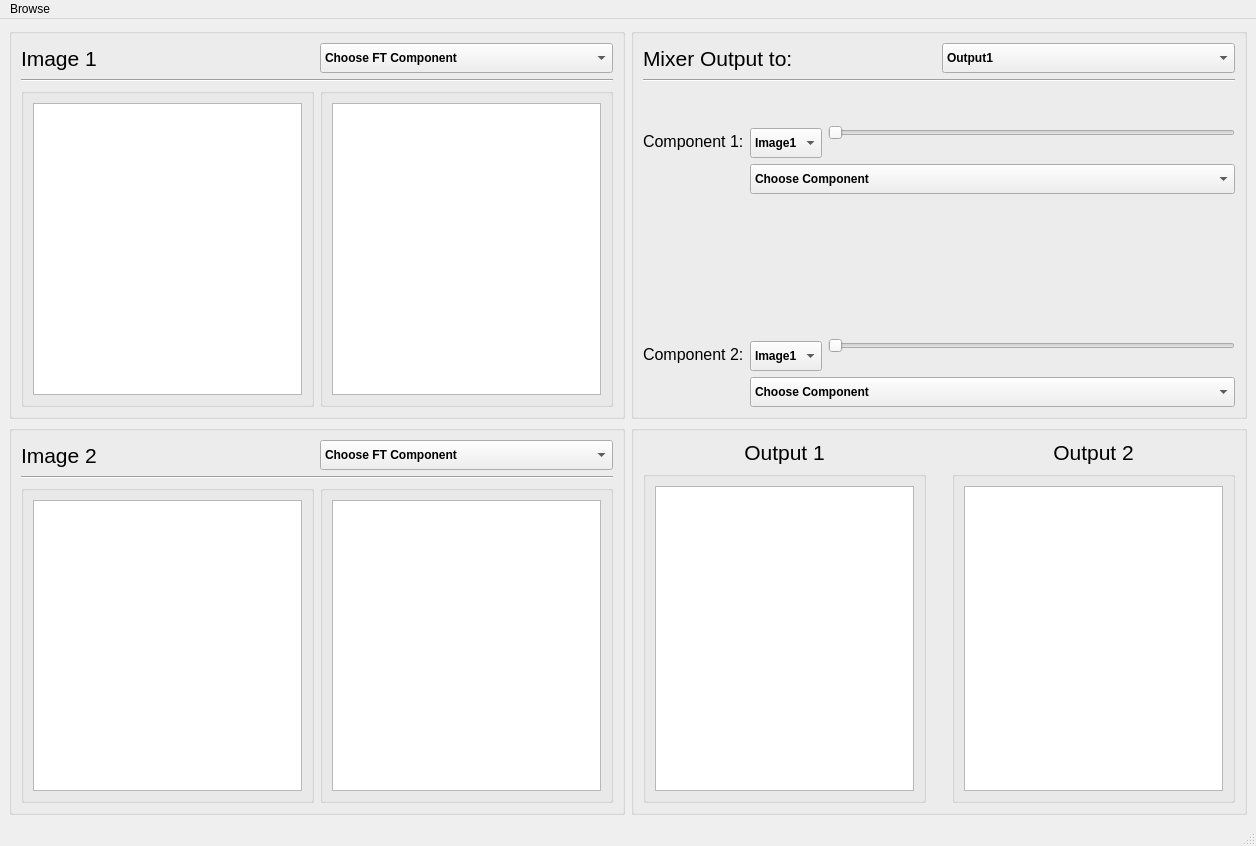
<?xml version="1.0" encoding="UTF-8"?>
<ui version="4.0">
 <class>MainWindow</class>
 <widget class="QMainWindow" name="MainWindow">
  <property name="geometry">
   <rect>
    <x>0</x>
    <y>0</y>
    <width>1256</width>
    <height>846</height>
   </rect>
  </property>
  <property name="minimumSize">
   <size>
    <width>1000</width>
    <height>800</height>
   </size>
  </property>
  <property name="windowTitle">
   <string>Image Mixer</string>
  </property>
  <widget class="QWidget" name="centralwidget">
   <layout class="QGridLayout" name="gridLayout_40">
    <item row="0" column="0">
     <layout class="QGridLayout" name="gridLayout_39">
      <item row="0" column="1">
       <layout class="QGridLayout" name="gridLayout_9">
        <item row="0" column="0">
         <widget class="QGroupBox" name="groupBox_7">
          <property name="styleSheet">
           <string notr="true">border-color: rgb(0, 0, 0);</string>
          </property>
          <property name="title">
           <string/>
          </property>
          <layout class="QGridLayout" name="gridLayout_20">
           <item row="2" column="0">
            <layout class="QGridLayout" name="gridLayout_22">
             <item row="0" column="0">
              <layout class="QGridLayout" name="gridLayout_23">
               <item row="0" column="0">
                <spacer name="verticalSpacer">
                 <property name="orientation">
                  <enum>Qt::Vertical</enum>
                 </property>
                 <property name="sizeType">
                  <enum>QSizePolicy::MinimumExpanding</enum>
                 </property>
                 <property name="sizeHint" stdset="0">
                  <size>
                   <width>20</width>
                   <height>13</height>
                  </size>
                 </property>
                </spacer>
               </item>
               <item row="2" column="0">
                <spacer name="verticalSpacer_13">
                 <property name="orientation">
                  <enum>Qt::Vertical</enum>
                 </property>
                 <property name="sizeHint" stdset="0">
                  <size>
                   <width>20</width>
                   <height>40</height>
                  </size>
                 </property>
                </spacer>
               </item>
               <item row="1" column="0">
                <widget class="QLabel" name="label_14">
                 <property name="font">
                  <font>
                   <pointsize>12</pointsize>
                  </font>
                 </property>
                 <property name="text">
                  <string>Component 1:</string>
                 </property>
                </widget>
               </item>
              </layout>
             </item>
             <item row="0" column="1">
              <layout class="QGridLayout" name="gridLayout_32">
               <item row="0" column="0">
                <layout class="QGridLayout" name="gridLayout_33">
                 <item row="0" column="0">
                  <layout class="QGridLayout" name="gridLayout_34">
                   <item row="0" column="0">
                    <spacer name="verticalSpacer_2">
                     <property name="orientation">
                      <enum>Qt::Vertical</enum>
                     </property>
                     <property name="sizeHint" stdset="0">
                      <size>
                       <width>20</width>
                       <height>40</height>
                      </size>
                     </property>
                    </spacer>
                   </item>
                   <item row="1" column="0">
                    <widget class="QComboBox" name="comboBox_4">
                     <property name="enabled">
                      <bool>true</bool>
                     </property>
                     <property name="minimumSize">
                      <size>
                       <width>0</width>
                       <height>30</height>
                      </size>
                     </property>
                     <property name="font">
                      <font>
                       <weight>75</weight>
                       <bold>true</bold>
                      </font>
                     </property>
                     <property name="acceptDrops">
                      <bool>false</bool>
                     </property>
                     <property name="iconSize">
                      <size>
                       <width>20</width>
                       <height>20</height>
                      </size>
                     </property>
                     <item>
                      <property name="text">
                       <string>Image1</string>
                      </property>
                     </item>
                     <item>
                      <property name="text">
                       <string>Image2</string>
                      </property>
                     </item>
                    </widget>
                   </item>
                  </layout>
                 </item>
                 <item row="0" column="1">
                  <layout class="QGridLayout" name="gridLayout_35">
                   <item row="0" column="0">
                    <layout class="QGridLayout" name="gridLayout_36">
                     <item row="0" column="0">
                      <layout class="QGridLayout" name="gridLayout_37">
                       <item row="0" column="0">
                        <spacer name="horizontalSpacer_7">
                         <property name="orientation">
                          <enum>Qt::Horizontal</enum>
                         </property>
                         <property name="sizeHint" stdset="0">
                          <size>
                           <width>40</width>
                           <height>20</height>
                          </size>
                         </property>
                        </spacer>
                       </item>
                      </layout>
                     </item>
                     <item row="2" column="0">
                      <widget class="QSlider" name="slider">
                       <property name="orientation">
                        <enum>Qt::Horizontal</enum>
                       </property>
                      </widget>
                     </item>
                    </layout>
                   </item>
                  </layout>
                 </item>
                </layout>
               </item>
               <item row="1" column="0">
                <widget class="QComboBox" name="comboBox_6">
                 <property name="enabled">
                  <bool>true</bool>
                 </property>
                 <property name="minimumSize">
                  <size>
                   <width>0</width>
                   <height>30</height>
                  </size>
                 </property>
                 <property name="font">
                  <font>
                   <weight>75</weight>
                   <bold>true</bold>
                  </font>
                 </property>
                 <property name="acceptDrops">
                  <bool>false</bool>
                 </property>
                 <property name="iconSize">
                  <size>
                   <width>20</width>
                   <height>20</height>
                  </size>
                 </property>
                 <item>
                  <property name="text">
                   <string>Choose Component</string>
                  </property>
                 </item>
                 <item>
                  <property name="text">
                   <string>Magnitude</string>
                  </property>
                 </item>
                 <item>
                  <property name="text">
                   <string>Phase</string>
                  </property>
                 </item>
                 <item>
                  <property name="text">
                   <string>Real</string>
                  </property>
                 </item>
                 <item>
                  <property name="text">
                   <string>Imaginary</string>
                  </property>
                 </item>
                 <item>
                  <property name="text">
                   <string>Uniform Magnitude</string>
                  </property>
                 </item>
                 <item>
                  <property name="text">
                   <string>Uniform Phase</string>
                  </property>
                 </item>
                </widget>
               </item>
              </layout>
             </item>
            </layout>
           </item>
           <item row="1" column="0">
            <widget class="Line" name="line_3">
             <property name="orientation">
              <enum>Qt::Horizontal</enum>
             </property>
            </widget>
           </item>
           <item row="4" column="0">
            <layout class="QGridLayout" name="gridLayout_24">
             <item row="0" column="0">
              <layout class="QGridLayout" name="gridLayout_25">
               <item row="0" column="0">
                <spacer name="verticalSpacer_3">
                 <property name="orientation">
                  <enum>Qt::Vertical</enum>
                 </property>
                 <property name="sizeType">
                  <enum>QSizePolicy::MinimumExpanding</enum>
                 </property>
                 <property name="sizeHint" stdset="0">
                  <size>
                   <width>20</width>
                   <height>13</height>
                  </size>
                 </property>
                </spacer>
               </item>
               <item row="2" column="0">
                <spacer name="verticalSpacer_14">
                 <property name="orientation">
                  <enum>Qt::Vertical</enum>
                 </property>
                 <property name="sizeHint" stdset="0">
                  <size>
                   <width>20</width>
                   <height>40</height>
                  </size>
                 </property>
                </spacer>
               </item>
               <item row="1" column="0">
                <widget class="QLabel" name="label_15">
                 <property name="font">
                  <font>
                   <pointsize>12</pointsize>
                  </font>
                 </property>
                 <property name="text">
                  <string>Component 2:</string>
                 </property>
                </widget>
               </item>
              </layout>
             </item>
             <item row="0" column="1">
              <layout class="QGridLayout" name="gridLayout_26">
               <item row="0" column="0">
                <layout class="QGridLayout" name="gridLayout_27">
                 <item row="0" column="0">
                  <layout class="QGridLayout" name="gridLayout_28">
                   <item row="1" column="0">
                    <widget class="QComboBox" name="comboBox_5">
                     <property name="enabled">
                      <bool>true</bool>
                     </property>
                     <property name="minimumSize">
                      <size>
                       <width>0</width>
                       <height>30</height>
                      </size>
                     </property>
                     <property name="font">
                      <font>
                       <weight>75</weight>
                       <bold>true</bold>
                      </font>
                     </property>
                     <property name="acceptDrops">
                      <bool>false</bool>
                     </property>
                     <property name="iconSize">
                      <size>
                       <width>20</width>
                       <height>20</height>
                      </size>
                     </property>
                     <item>
                      <property name="text">
                       <string>Image1</string>
                      </property>
                     </item>
                     <item>
                      <property name="text">
                       <string>Image2</string>
                      </property>
                     </item>
                    </widget>
                   </item>
                   <item row="0" column="0">
                    <spacer name="verticalSpacer_4">
                     <property name="orientation">
                      <enum>Qt::Vertical</enum>
                     </property>
                     <property name="sizeHint" stdset="0">
                      <size>
                       <width>20</width>
                       <height>40</height>
                      </size>
                     </property>
                    </spacer>
                   </item>
                  </layout>
                 </item>
                 <item row="0" column="1">
                  <layout class="QGridLayout" name="gridLayout_29">
                   <item row="0" column="0">
                    <layout class="QGridLayout" name="gridLayout_30">
                     <item row="1" column="0">
                      <widget class="QSlider" name="slider_2">
                       <property name="orientation">
                        <enum>Qt::Horizontal</enum>
                       </property>
                      </widget>
                     </item>
                     <item row="0" column="0">
                      <layout class="QGridLayout" name="gridLayout_31">
                       <item row="0" column="0">
                        <spacer name="horizontalSpacer_8">
                         <property name="orientation">
                          <enum>Qt::Horizontal</enum>
                         </property>
                         <property name="sizeHint" stdset="0">
                          <size>
                           <width>40</width>
                           <height>20</height>
                          </size>
                         </property>
                        </spacer>
                       </item>
                      </layout>
                     </item>
                    </layout>
                   </item>
                  </layout>
                 </item>
                </layout>
               </item>
               <item row="1" column="0">
                <widget class="QComboBox" name="comboBox_7">
                 <property name="enabled">
                  <bool>true</bool>
                 </property>
                 <property name="minimumSize">
                  <size>
                   <width>0</width>
                   <height>30</height>
                  </size>
                 </property>
                 <property name="font">
                  <font>
                   <weight>75</weight>
                   <bold>true</bold>
                  </font>
                 </property>
                 <property name="acceptDrops">
                  <bool>false</bool>
                 </property>
                 <property name="iconSize">
                  <size>
                   <width>20</width>
                   <height>20</height>
                  </size>
                 </property>
                 <item>
                  <property name="text">
                   <string>Choose Component</string>
                  </property>
                 </item>
                 <item>
                  <property name="text">
                   <string>Magnitude</string>
                  </property>
                 </item>
                 <item>
                  <property name="text">
                   <string>Phase</string>
                  </property>
                 </item>
                 <item>
                  <property name="text">
                   <string>Real</string>
                  </property>
                 </item>
                 <item>
                  <property name="text">
                   <string>Imaginary</string>
                  </property>
                 </item>
                 <item>
                  <property name="text">
                   <string>Uniform Magnitude</string>
                  </property>
                 </item>
                 <item>
                  <property name="text">
                   <string>Uniform Phase</string>
                  </property>
                 </item>
                </widget>
               </item>
              </layout>
             </item>
            </layout>
           </item>
           <item row="3" column="0">
            <spacer name="verticalSpacer_8">
             <property name="orientation">
              <enum>Qt::Vertical</enum>
             </property>
             <property name="sizeType">
              <enum>QSizePolicy::Expanding</enum>
             </property>
             <property name="sizeHint" stdset="0">
              <size>
               <width>20</width>
               <height>30</height>
              </size>
             </property>
            </spacer>
           </item>
           <item row="0" column="0">
            <layout class="QGridLayout" name="gridLayout_21">
             <item row="0" column="1">
              <widget class="QComboBox" name="comboBox_3">
               <property name="enabled">
                <bool>true</bool>
               </property>
               <property name="minimumSize">
                <size>
                 <width>30</width>
                 <height>30</height>
                </size>
               </property>
               <property name="font">
                <font>
                 <weight>75</weight>
                 <bold>true</bold>
                </font>
               </property>
               <property name="acceptDrops">
                <bool>false</bool>
               </property>
               <property name="iconSize">
                <size>
                 <width>20</width>
                 <height>20</height>
                </size>
               </property>
               <item>
                <property name="text">
                 <string>Output1</string>
                </property>
               </item>
               <item>
                <property name="text">
                 <string>Output2</string>
                </property>
               </item>
              </widget>
             </item>
             <item row="0" column="0">
              <widget class="QLabel" name="label_13">
               <property name="font">
                <font>
                 <pointsize>16</pointsize>
                </font>
               </property>
               <property name="text">
                <string>Mixer Output to:</string>
               </property>
              </widget>
             </item>
            </layout>
           </item>
          </layout>
         </widget>
        </item>
        <item row="1" column="0">
         <widget class="QGroupBox" name="groupBox_10">
          <property name="title">
           <string/>
          </property>
          <layout class="QGridLayout" name="gridLayout_11">
           <item row="0" column="0">
            <layout class="QGridLayout" name="gridLayout_12">
             <item row="0" column="0">
              <layout class="QGridLayout" name="gridLayout_13">
               <item row="0" column="0">
                <widget class="QLabel" name="label_6">
                 <property name="font">
                  <font>
                   <pointsize>16</pointsize>
                  </font>
                 </property>
                 <property name="frameShape">
                  <enum>QFrame::NoFrame</enum>
                 </property>
                 <property name="text">
                  <string>Output 1</string>
                 </property>
                 <property name="alignment">
                  <set>Qt::AlignCenter</set>
                 </property>
                </widget>
               </item>
               <item row="1" column="0">
                <widget class="QGroupBox" name="groupBox_8">
                 <property name="title">
                  <string/>
                 </property>
                 <layout class="QGridLayout" name="gridLayout_7">
                  <item row="0" column="0">
                   <layout class="QGridLayout" name="gridLayout_17">
                    <item row="0" column="0">
                     <widget class="ImageView" name="output_1">
                      <property name="sizePolicy">
                       <sizepolicy hsizetype="Expanding" vsizetype="Expanding">
                        <horstretch>0</horstretch>
                        <verstretch>0</verstretch>
                       </sizepolicy>
                      </property>
                      <property name="minimumSize">
                       <size>
                        <width>0</width>
                        <height>0</height>
                       </size>
                      </property>
                     </widget>
                    </item>
                   </layout>
                  </item>
                 </layout>
                </widget>
               </item>
              </layout>
             </item>
             <item row="0" column="2">
              <layout class="QGridLayout" name="gridLayout_15">
               <item row="0" column="0">
                <widget class="QLabel" name="label_7">
                 <property name="font">
                  <font>
                   <pointsize>16</pointsize>
                  </font>
                 </property>
                 <property name="frameShape">
                  <enum>QFrame::NoFrame</enum>
                 </property>
                 <property name="text">
                  <string>Output 2</string>
                 </property>
                 <property name="alignment">
                  <set>Qt::AlignCenter</set>
                 </property>
                </widget>
               </item>
               <item row="1" column="0">
                <widget class="QGroupBox" name="groupBox_9">
                 <property name="title">
                  <string/>
                 </property>
                 <layout class="QGridLayout" name="gridLayout_8">
                  <item row="0" column="0">
                   <layout class="QGridLayout" name="gridLayout_18">
                    <item row="0" column="0">
                     <widget class="ImageView" name="output_2">
                      <property name="sizePolicy">
                       <sizepolicy hsizetype="Expanding" vsizetype="Expanding">
                        <horstretch>0</horstretch>
                        <verstretch>0</verstretch>
                       </sizepolicy>
                      </property>
                      <property name="minimumSize">
                       <size>
                        <width>0</width>
                        <height>0</height>
                       </size>
                      </property>
                     </widget>
                    </item>
                   </layout>
                  </item>
                 </layout>
                </widget>
               </item>
              </layout>
             </item>
             <item row="0" column="1">
              <spacer name="verticalSpacer_7">
               <property name="orientation">
                <enum>Qt::Vertical</enum>
               </property>
               <property name="sizeHint" stdset="0">
                <size>
                 <width>20</width>
                 <height>40</height>
                </size>
               </property>
              </spacer>
             </item>
            </layout>
           </item>
          </layout>
         </widget>
        </item>
       </layout>
      </item>
      <item row="0" column="0">
       <layout class="QGridLayout" name="gridLayout_38">
        <item row="1" column="0">
         <widget class="QGroupBox" name="groupBox_4">
          <property name="font">
           <font>
            <weight>50</weight>
            <bold>false</bold>
           </font>
          </property>
          <property name="styleSheet">
           <string notr="true">border-color: rgb(0, 0, 0);</string>
          </property>
          <property name="title">
           <string/>
          </property>
          <property name="flat">
           <bool>false</bool>
          </property>
          <layout class="QGridLayout" name="gridLayout_4">
           <item row="0" column="0">
            <layout class="QGridLayout" name="gridLayout_19">
             <property name="sizeConstraint">
              <enum>QLayout::SetDefaultConstraint</enum>
             </property>
             <item row="0" column="0">
              <widget class="QLabel" name="label_2">
               <property name="font">
                <font>
                 <pointsize>16</pointsize>
                </font>
               </property>
               <property name="styleSheet">
                <string notr="true"/>
               </property>
               <property name="frameShape">
                <enum>QFrame::NoFrame</enum>
               </property>
               <property name="frameShadow">
                <enum>QFrame::Raised</enum>
               </property>
               <property name="text">
                <string>Image 2</string>
               </property>
              </widget>
             </item>
             <item row="0" column="1">
              <widget class="QComboBox" name="comboBox_2">
               <property name="enabled">
                <bool>true</bool>
               </property>
               <property name="minimumSize">
                <size>
                 <width>200</width>
                 <height>30</height>
                </size>
               </property>
               <property name="font">
                <font>
                 <weight>75</weight>
                 <bold>true</bold>
                </font>
               </property>
               <property name="acceptDrops">
                <bool>false</bool>
               </property>
               <property name="iconSize">
                <size>
                 <width>20</width>
                 <height>20</height>
                </size>
               </property>
               <item>
                <property name="text">
                 <string>Choose FT Component</string>
                </property>
               </item>
               <item>
                <property name="text">
                 <string>FT Magnitude</string>
                </property>
               </item>
               <item>
                <property name="text">
                 <string>FT Phase</string>
                </property>
               </item>
               <item>
                <property name="text">
                 <string>FT Real Component</string>
                </property>
               </item>
               <item>
                <property name="text">
                 <string>FT Imaginary Component</string>
                </property>
               </item>
              </widget>
             </item>
            </layout>
           </item>
           <item row="1" column="0">
            <widget class="Line" name="line_2">
             <property name="orientation">
              <enum>Qt::Horizontal</enum>
             </property>
            </widget>
           </item>
           <item row="2" column="0">
            <layout class="QGridLayout" name="gridLayout_14">
             <item row="0" column="0">
              <widget class="QGroupBox" name="groupBox_5">
               <property name="title">
                <string/>
               </property>
               <layout class="QGridLayout" name="gridLayout_5">
                <item row="0" column="0">
                 <widget class="ImageView" name="imageView_2">
                  <property name="sizePolicy">
                   <sizepolicy hsizetype="Expanding" vsizetype="Expanding">
                    <horstretch>0</horstretch>
                    <verstretch>0</verstretch>
                   </sizepolicy>
                  </property>
                  <property name="minimumSize">
                   <size>
                    <width>0</width>
                    <height>0</height>
                   </size>
                  </property>
                 </widget>
                </item>
               </layout>
              </widget>
             </item>
             <item row="0" column="1">
              <widget class="QGroupBox" name="groupBox_6">
               <property name="title">
                <string/>
               </property>
               <layout class="QGridLayout" name="gridLayout_6">
                <item row="0" column="0">
                 <widget class="ImageView" name="imageView_2_edit">
                  <property name="sizePolicy">
                   <sizepolicy hsizetype="Expanding" vsizetype="Expanding">
                    <horstretch>0</horstretch>
                    <verstretch>0</verstretch>
                   </sizepolicy>
                  </property>
                  <property name="minimumSize">
                   <size>
                    <width>0</width>
                    <height>0</height>
                   </size>
                  </property>
                 </widget>
                </item>
               </layout>
              </widget>
             </item>
            </layout>
           </item>
          </layout>
         </widget>
        </item>
        <item row="0" column="0">
         <widget class="QGroupBox" name="groupBox">
          <property name="font">
           <font>
            <weight>50</weight>
            <bold>false</bold>
           </font>
          </property>
          <property name="title">
           <string/>
          </property>
          <property name="flat">
           <bool>false</bool>
          </property>
          <layout class="QGridLayout" name="gridLayout_3">
           <item row="2" column="0">
            <layout class="QGridLayout" name="gridLayout_10">
             <item row="0" column="1">
              <widget class="QGroupBox" name="groupBox_2">
               <property name="title">
                <string/>
               </property>
               <layout class="QGridLayout" name="gridLayout">
                <item row="0" column="0">
                 <widget class="ImageView" name="imageView_1_edit">
                  <property name="sizePolicy">
                   <sizepolicy hsizetype="Expanding" vsizetype="Expanding">
                    <horstretch>0</horstretch>
                    <verstretch>0</verstretch>
                   </sizepolicy>
                  </property>
                  <property name="minimumSize">
                   <size>
                    <width>0</width>
                    <height>0</height>
                   </size>
                  </property>
                 </widget>
                </item>
               </layout>
              </widget>
             </item>
             <item row="0" column="0">
              <widget class="QGroupBox" name="groupBox_3">
               <property name="title">
                <string/>
               </property>
               <layout class="QGridLayout" name="gridLayout_2">
                <item row="0" column="0">
                 <widget class="ImageView" name="imageView">
                  <property name="sizePolicy">
                   <sizepolicy hsizetype="Expanding" vsizetype="Expanding">
                    <horstretch>0</horstretch>
                    <verstretch>0</verstretch>
                   </sizepolicy>
                  </property>
                  <property name="minimumSize">
                   <size>
                    <width>0</width>
                    <height>0</height>
                   </size>
                  </property>
                 </widget>
                </item>
               </layout>
              </widget>
             </item>
            </layout>
           </item>
           <item row="0" column="0">
            <layout class="QGridLayout" name="gridLayout_16">
             <property name="sizeConstraint">
              <enum>QLayout::SetDefaultConstraint</enum>
             </property>
             <item row="0" column="0">
              <widget class="QLabel" name="label">
               <property name="font">
                <font>
                 <pointsize>16</pointsize>
                 <weight>50</weight>
                 <bold>false</bold>
                </font>
               </property>
               <property name="styleSheet">
                <string notr="true">border-color: rgb(0, 0, 0);</string>
               </property>
               <property name="frameShape">
                <enum>QFrame::NoFrame</enum>
               </property>
               <property name="frameShadow">
                <enum>QFrame::Raised</enum>
               </property>
               <property name="text">
                <string>Image 1</string>
               </property>
              </widget>
             </item>
             <item row="0" column="1">
              <widget class="QComboBox" name="comboBox">
               <property name="enabled">
                <bool>true</bool>
               </property>
               <property name="minimumSize">
                <size>
                 <width>200</width>
                 <height>30</height>
                </size>
               </property>
               <property name="font">
                <font>
                 <weight>75</weight>
                 <bold>true</bold>
                </font>
               </property>
               <property name="acceptDrops">
                <bool>false</bool>
               </property>
               <property name="iconSize">
                <size>
                 <width>20</width>
                 <height>20</height>
                </size>
               </property>
               <item>
                <property name="text">
                 <string>Choose FT Component</string>
                </property>
               </item>
               <item>
                <property name="text">
                 <string>FT Magnitude</string>
                </property>
               </item>
               <item>
                <property name="text">
                 <string>FT Phase</string>
                </property>
               </item>
               <item>
                <property name="text">
                 <string>FT Real Component</string>
                </property>
               </item>
               <item>
                <property name="text">
                 <string>FT Imaginary Component</string>
                </property>
               </item>
              </widget>
             </item>
            </layout>
           </item>
           <item row="1" column="0">
            <widget class="Line" name="line">
             <property name="orientation">
              <enum>Qt::Horizontal</enum>
             </property>
            </widget>
           </item>
          </layout>
         </widget>
        </item>
       </layout>
      </item>
     </layout>
    </item>
   </layout>
  </widget>
  <widget class="QMenuBar" name="menubar">
   <property name="geometry">
    <rect>
     <x>0</x>
     <y>0</y>
     <width>1256</width>
     <height>21</height>
    </rect>
   </property>
   <widget class="QMenu" name="menuBrowse">
    <property name="title">
     <string>Browse</string>
    </property>
    <addaction name="actionImage1"/>
    <addaction name="actionImage2"/>
   </widget>
   <addaction name="menuBrowse"/>
  </widget>
  <widget class="QStatusBar" name="statusbar"/>
  <action name="actionImage1">
   <property name="icon">
    <iconset>
     <normaloff>Photos-new-icon.png</normaloff>Photos-new-icon.png</iconset>
   </property>
   <property name="text">
    <string>Image1</string>
   </property>
  </action>
  <action name="actionImage2">
   <property name="enabled">
    <bool>false</bool>
   </property>
   <property name="icon">
    <iconset>
     <normaloff>Photos-new-icon.png</normaloff>Photos-new-icon.png</iconset>
   </property>
   <property name="text">
    <string>Image2</string>
   </property>
  </action>
  <action name="actionNew_Window">
   <property name="icon">
    <iconset>
     <normaloff>new window.png</normaloff>new window.png</iconset>
   </property>
   <property name="text">
    <string>New window</string>
   </property>
  </action>
 </widget>
 <customwidgets>
  <customwidget>
   <class>ImageView</class>
   <extends>QGraphicsView</extends>
   <header location="global">pyqtgraph</header>
   <container>1</container>
  </customwidget>
 </customwidgets>
 <resources/>
 <connections/>
</ui>
